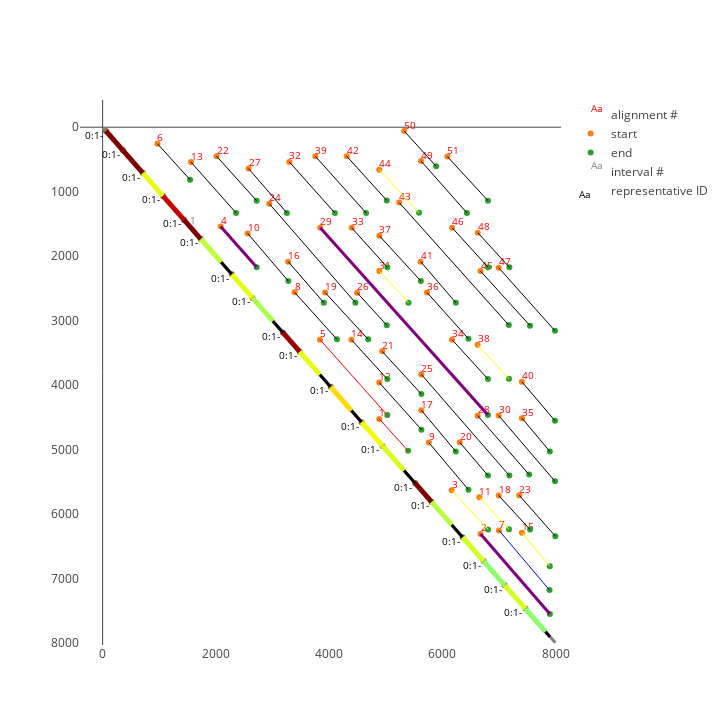

Notebook cell for this chart:
### Code cell
v.show(2345, dot_plot=True)

### Figure 1 — Plotly figure (JSON) as saved in the notebook; plotly's stock layout.template omitted (floating-point values rounded to 4 significant figures)
{"data": [{"mode": "text", "name": "alignment #", "text": ["1", "2", "3", "4", "5", "6", "7", "8", "9", "10", "11", "12", "13", "14", "15", "16", "17", "18", "19", "20", "21", "22", "23", "24", "25", "26", "27", "28", "29", "30", "31", "32", "33", "34", "35", "36", "37", "38", "39", "40", "41", "42", "43", "44", "45", "46", "47", "48", "49", "50", "51"], "textfont": {"color": "red", "size": 10}, "textposition": "top right", "type": "scatter", "uid": "b4bc3ed3-415e-4bc8-aff5-8edfae238694", "x": [4884, 6673, 6162, 2084, 3838, 968, 6997, 3389, 5759, 2560, 6651, 4884, 1559, 4392, 7403, 3275, 5627, 6993, 3927, 6305, 4936, 2011, 7356, 2942, 5627, 4493, 2577, 6621, 3842, 6993, 4884, 3296, 4398, 6168, 7404, 5726, 4885, 6621, 3756, 7403, 5615, 4310, 5236, 4884, 6672, 6172, 6993, 6623, 5622, 5324, 6087], "y": [4522, 6305, 5627, 1540, 3293, 256, 6250, 2560, 4889, 1646, 5736, 3959, 540, 3293, 6285, 2084, 4388, 5709, 2561, 4885, 3475, 449, 5706, 1186, 3832, 2565, 642, 4472, 1559, 4470, 2231, 538, 1560, 3293, 4510, 2561, 1681, 3373, 451, 3947, 2084, 451, 1169, 658, 2231, 1559, 2178, 1635, 525, 59, 456]}, {"mode": "markers", "name": "start", "type": "scatter", "uid": "41958bad-eca2-475c-a147-db660928f024", "x": [4884, 6673, 6162, 2084, 3838, 968, 6997, 3389, 5759, 2560, 6651, 4884, 1559, 4392, 7403, 3275, 5627, 6993, 3927, 6305, 4936, 2011, 7356, 2942, 5627, 4493, 2577, 6621, 3842, 6993, 4884, 3296, 4398, 6168, 7404, 5726, 4885, 6621, 3756, 7403, 5615, 4310, 5236, 4884, 6672, 6172, 6993, 6623, 5622, 5324, 6087], "y": [4522, 6305, 5627, 1540, 3293, 256, 6250, 2560, 4889, 1646, 5736, 3959, 540, 3293, 6285, 2084, 4388, 5709, 2561, 4885, 3475, 449, 5706, 1186, 3832, 2565, 642, 4472, 1559, 4470, 2231, 538, 1560, 3293, 4510, 2561, 1681, 3373, 451, 3947, 2084, 451, 1169, 658, 2231, 1559, 2178, 1635, 525, 59, 456]}, {"mode": "markers", "name": "end", "type": "scatter", "uid": "fd898440-351e-4230-bb0a-90bb9cca5059", "x": [5394, 7897, 6804, 2720, 5026, 1544, 7891, 4137, 6459, 3279, 7175, 5629, 2356, 5026, 7895, 3905, 6236, 7546, 4689, 6804, 5628, 2720, 7993, 4463, 7182, 5017, 3253, 7531, 6804, 7987, 5401, 4100, 5026, 6804, 7896, 6459, 5619, 7175, 4652, 7987, 6236, 5017, 7172, 5587, 7546, 6804, 7987, 7182, 6432, 5889, 6804], "y": [5017, 7546, 6235, 2171, 4463, 815, 7175, 3288, 5619, 2386, 6231, 4689, 1329, 3905, 6804, 2720, 5026, 6237, 3289, 5400, 4137, 1141, 6340, 2720, 5401, 3069, 1329, 5385, 4462, 5490, 2720, 1329, 2171, 3904, 5026, 3279, 2386, 3900, 1329, 4550, 2720, 1135, 3068, 1327, 3076, 2170, 3157, 2171, 1329, 605, 1140]}, {"mode": "text", "name": "interval #", "text": ["1"], "textfont": {"color": "grey", "size": 10}, "textposition": "top right", "type": "scatter", "uid": "2acb8ab4-dd1c-4149-a517-270fa145a578", "x": [1540], "y": [1540]}, {"mode": "text", "name": "representative ID", "text": ["0:1- ", "0:1- ", "0:1- ", "0:1- ", "0:1- ", "0:1- ", "0:1- ", "0:1- ", "0:1- ", "0:1- ", "0:1- ", "0:1- ", "0:1- ", "0:1- ", "0:1- ", "0:1- ", "0:1- ", "0:1- ", "0:1- "], "textfont": {"color": "black", "size": 10}, "textposition": "bottom left", "type": "scatter", "uid": "c11cb5a8-9f1c-4e53-ad4b-af2a1a99f994", "x": [59, 354, 711, 1064, 1437, 1733, 2281, 2646, 3181, 3480, 4025, 4573, 4941, 5517, 5808, 6356, 6726, 7097, 7466], "y": [59, 354, 711, 1064, 1437, 1733, 2281, 2646, 3181, 3480, 4025, 4573, 4941, 5517, 5808, 6356, 6726, 7097, 7466]}, {"hoverinfo": "text", "showlegend": false, "text": ["0:1-<br>[59, 354] (295 bp)<br>diff = 0.354", "0:1-<br>[354, 711] (357 bp)<br>diff = 0.335", "0:1-<br>[711, 1064] (353 bp)<br>diff = 0.21", "0:1-<br>[1064, 1438] (374 bp)<br>diff = 0.312", "0:1-<br>[1437, 1730] (293 bp)<br>diff = 0.333", "0:1-<br>[1733, 2093] (360 bp)<br>diff = 0.193", "0:1-<br>[2281, 2646] (365 bp)<br>diff = 0.209", "0:1-<br>[2646, 3005] (359 bp)<br>diff = 0.186", "0:1-<br>[3181, 3480] (299 bp)<br>diff = 0.325", "0:1-<br>[3480, 3836] (356 bp)<br>diff = 0.209", "0:1-<br>[4025, 4392] (367 bp)<br>diff = 0.226", "0:1-<br>[4573, 4941] (368 bp)<br>diff = 0.214", "0:1-<br>[4941, 5322] (381 bp)<br>diff = 0.204", "0:1-<br>[5517, 5806] (289 bp)<br>diff = 0.341", "0:1-<br>[5808, 6166] (358 bp)<br>diff = 0.191", "0:1-<br>[6356, 6726] (370 bp)<br>diff = 0.202", "0:1-<br>[6726, 7097] (371 bp)<br>diff = 0.174", "0:1-<br>[7097, 7466] (369 bp)<br>diff = 0.202", "0:1-<br>[7466, 7819] (353 bp)<br>diff = 0.172"], "type": "scatter", "uid": "933d42c2-4734-4e8d-a711-9e696c4120e8", "x": [59, 354, 711, 1064, 1437, 1733, 2281, 2646, 3181, 3480, 4025, 4573, 4941, 5517, 5808, 6356, 6726, 7097, 7466], "y": [59, 354, 711, 1064, 1437, 1733, 2281, 2646, 3181, 3480, 4025, 4573, 4941, 5517, 5808, 6356, 6726, 7097, 7466]}], "layout": {"height": 725, "hovermode": "closest", "shapes": [{"line": {"color": "grey", "width": 3}, "type": "line", "x0": 0, "x1": 7993, "xref": "x", "y0": 0, "y1": 7993, "yref": "y"}, {"line": {"color": "black", "width": 3}, "type": "line", "x0": 1540, "x1": 7897, "xref": "x", "y0": 1540, "y1": 7897, "yref": "y"}, {"line": {"color": "red", "width": 1}, "type": "line", "x0": 4884, "x1": 5394, "xref": "x", "y0": 4522, "y1": 5017, "yref": "y"}, {"line": {"color": "purple", "width": 3}, "type": "line", "x0": 6673, "x1": 7897, "xref": "x", "y0": 6305, "y1": 7546, "yref": "y"}, {"line": {"color": "yellow", "width": 1}, "type": "line", "x0": 6162, "x1": 6804, "xref": "x", "y0": 5627, "y1": 6235, "yref": "y"}, {"line": {"color": "purple", "width": 3}, "type": "line", "x0": 2084, "x1": 2720, "xref": "x", "y0": 1540, "y1": 2171, "yref": "y"}, {"line": {"color": "red", "width": 1}, "type": "line", "x0": 3838, "x1": 5026, "xref": "x", "y0": 3293, "y1": 4463, "yref": "y"}, {"line": {"color": "black", "width": 1}, "type": "line", "x0": 968, "x1": 1544, "xref": "x", "y0": 256, "y1": 815, "yref": "y"}, {"line": {"color": "blue", "width": 1}, "type": "line", "x0": 6997, "x1": 7891, "xref": "x", "y0": 6250, "y1": 7175, "yref": "y"}, {"line": {"color": "black", "width": 1}, "type": "line", "x0": 3389, "x1": 4137, "xref": "x", "y0": 2560, "y1": 3288, "yref": "y"}, {"line": {"color": "black", "width": 1}, "type": "line", "x0": 5759, "x1": 6459, "xref": "x", "y0": 4889, "y1": 5619, "yref": "y"}, {"line": {"color": "black", "width": 1}, "type": "line", "x0": 2560, "x1": 3279, "xref": "x", "y0": 1646, "y1": 2386, "yref": "y"}, {"line": {"color": "yellow", "width": 1}, "type": "line", "x0": 6651, "x1": 7175, "xref": "x", "y0": 5736, "y1": 6231, "yref": "y"}, {"line": {"color": "black", "width": 1}, "type": "line", "x0": 4884, "x1": 5629, "xref": "x", "y0": 3959, "y1": 4689, "yref": "y"}, {"line": {"color": "black", "width": 1}, "type": "line", "x0": 1559, "x1": 2356, "xref": "x", "y0": 540, "y1": 1329, "yref": "y"}, {"line": {"color": "black", "width": 1}, "type": "line", "x0": 4392, "x1": 5026, "xref": "x", "y0": 3293, "y1": 3905, "yref": "y"}, {"line": {"color": "yellow", "width": 1}, "type": "line", "x0": 7403, "x1": 7895, "xref": "x", "y0": 6285, "y1": 6804, "yref": "y"}, {"line": {"color": "black", "width": 1}, "type": "line", "x0": 3275, "x1": 3905, "xref": "x", "y0": 2084, "y1": 2720, "yref": "y"}, {"line": {"color": "black", "width": 1}, "type": "line", "x0": 5627, "x1": 6236, "xref": "x", "y0": 4388, "y1": 5026, "yref": "y"}, {"line": {"color": "black", "width": 1}, "type": "line", "x0": 6993, "x1": 7546, "xref": "x", "y0": 5709, "y1": 6237, "yref": "y"}, {"line": {"color": "black", "width": 1}, "type": "line", "x0": 3927, "x1": 4689, "xref": "x", "y0": 2561, "y1": 3289, "yref": "y"}, {"line": {"color": "black", "width": 1}, "type": "line", "x0": 6305, "x1": 6804, "xref": "x", "y0": 4885, "y1": 5400, "yref": "y"}, {"line": {"color": "black", "width": 1}, "type": "line", "x0": 4936, "x1": 5628, "xref": "x", "y0": 3475, "y1": 4137, "yref": "y"}, {"line": {"color": "black", "width": 1}, "type": "line", "x0": 2011, "x1": 2720, "xref": "x", "y0": 449, "y1": 1141, "yref": "y"}, {"line": {"color": "black", "width": 1}, "type": "line", "x0": 7356, "x1": 7993, "xref": "x", "y0": 5706, "y1": 6340, "yref": "y"}, {"line": {"color": "black", "width": 1}, "type": "line", "x0": 2942, "x1": 4463, "xref": "x", "y0": 1186, "y1": 2720, "yref": "y"}, {"line": {"color": "black", "width": 1}, "type": "line", "x0": 5627, "x1": 7182, "xref": "x", "y0": 3832, "y1": 5401, "yref": "y"}, {"line": {"color": "black", "width": 1}, "type": "line", "x0": 4493, "x1": 5017, "xref": "x", "y0": 2565, "y1": 3069, "yref": "y"}, {"line": {"color": "black", "width": 1}, "type": "line", "x0": 2577, "x1": 3253, "xref": "x", "y0": 642, "y1": 1329, "yref": "y"}, {"line": {"color": "black", "width": 1}, "type": "line", "x0": 6621, "x1": 7531, "xref": "x", "y0": 4472, "y1": 5385, "yref": "y"}, {"line": {"color": "purple", "width": 3}, "type": "line", "x0": 3842, "x1": 6804, "xref": "x", "y0": 1559, "y1": 4462, "yref": "y"}, {"line": {"color": "black", "width": 1}, "type": "line", "x0": 6993, "x1": 7987, "xref": "x", "y0": 4470, "y1": 5490, "yref": "y"}, {"line": {"color": "yellow", "width": 1}, "type": "line", "x0": 4884, "x1": 5401, "xref": "x", "y0": 2231, "y1": 2720, "yref": "y"}, {"line": {"color": "black", "width": 1}, "type": "line", "x0": 3296, "x1": 4100, "xref": "x", "y0": 538, "y1": 1329, "yref": "y"}, {"line": {"color": "black", "width": 1}, "type": "line", "x0": 4398, "x1": 5026, "xref": "x", "y0": 1560, "y1": 2171, "yref": "y"}, {"line": {"color": "black", "width": 1}, "type": "line", "x0": 6168, "x1": 6804, "xref": "x", "y0": 3293, "y1": 3904, "yref": "y"}, {"line": {"color": "black", "width": 1}, "type": "line", "x0": 7404, "x1": 7896, "xref": "x", "y0": 4510, "y1": 5026, "yref": "y"}, {"line": {"color": "black", "width": 1}, "type": "line", "x0": 5726, "x1": 6459, "xref": "x", "y0": 2561, "y1": 3279, "yref": "y"}, {"line": {"color": "black", "width": 1}, "type": "line", "x0": 4885, "x1": 5619, "xref": "x", "y0": 1681, "y1": 2386, "yref": "y"}, {"line": {"color": "yellow", "width": 1}, "type": "line", "x0": 6621, "x1": 7175, "xref": "x", "y0": 3373, "y1": 3900, "yref": "y"}, {"line": {"color": "black", "width": 1}, "type": "line", "x0": 3756, "x1": 4652, "xref": "x", "y0": 451, "y1": 1329, "yref": "y"}, {"line": {"color": "black", "width": 1}, "type": "line", "x0": 7403, "x1": 7987, "xref": "x", "y0": 3947, "y1": 4550, "yref": "y"}, {"line": {"color": "black", "width": 1}, "type": "line", "x0": 5615, "x1": 6236, "xref": "x", "y0": 2084, "y1": 2720, "yref": "y"}, {"line": {"color": "black", "width": 1}, "type": "line", "x0": 4310, "x1": 5017, "xref": "x", "y0": 451, "y1": 1135, "yref": "y"}, {"line": {"color": "black", "width": 1}, "type": "line", "x0": 5236, "x1": 7172, "xref": "x", "y0": 1169, "y1": 3068, "yref": "y"}, {"line": {"color": "yellow", "width": 1}, "type": "line", "x0": 4884, "x1": 5587, "xref": "x", "y0": 658, "y1": 1327, "yref": "y"}, {"line": {"color": "black", "width": 1}, "type": "line", "x0": 6672, "x1": 7546, "xref": "x", "y0": 2231, "y1": 3076, "yref": "y"}, {"line": {"color": "black", "width": 1}, "type": "line", "x0": 6172, "x1": 6804, "xref": "x", "y0": 1559, "y1": 2170, "yref": "y"}, {"line": {"color": "black", "width": 1}, "type": "line", "x0": 6993, "x1": 7987, "xref": "x", "y0": 2178, "y1": 3157, "yref": "y"}, {"line": {"color": "black", "width": 1}, "type": "line", "x0": 6623, "x1": 7182, "xref": "x", "y0": 1635, "y1": 2171, "yref": "y"}, {"line": {"color": "black", "width": 1}, "type": "line", "x0": 5622, "x1": 6432, "xref": "x", "y0": 525, "y1": 1329, "yref": "y"}, {"line": {"color": "black", "width": 1}, "type": "line", "x0": 5324, "x1": 5889, "xref": "x", "y0": 59, "y1": 605, "yref": "y"}, {"line": {"color": "black", "width": 1}, "type": "line", "x0": 6087, "x1": 6804, "xref": "x", "y0": 456, "y1": 1140, "yref": "y"}, {"line": {"color": "#800000", "width": 5}, "type": "line", "x0": 59, "x1": 354, "xref": "x", "y0": 59, "y1": 354, "yref": "y"}, {"line": {"color": "#800000", "width": 5}, "type": "line", "x0": 354, "x1": 711, "xref": "x", "y0": 354, "y1": 711, "yref": "y"}, {"line": {"color": "#e7ff0f", "width": 5}, "type": "line", "x0": 711, "x1": 1064, "xref": "x", "y0": 711, "y1": 1064, "yref": "y"}, {"line": {"color": "#c80000", "width": 5}, "type": "line", "x0": 1064, "x1": 1438, "xref": "x", "y0": 1064, "y1": 1438, "yref": "y"}, {"line": {"color": "#800000", "width": 5}, "type": "line", "x0": 1437, "x1": 1730, "xref": "x", "y0": 1437, "y1": 1730, "yref": "y"}, {"line": {"color": "#beff39", "width": 5}, "type": "line", "x0": 1733, "x1": 2093, "xref": "x", "y0": 1733, "y1": 2093, "yref": "y"}, {"line": {"color": "#e4ff13", "width": 5}, "type": "line", "x0": 2281, "x1": 2646, "xref": "x", "y0": 2281, "y1": 2646, "yref": "y"}, {"line": {"color": "#aaff4d", "width": 5}, "type": "line", "x0": 2646, "x1": 3005, "xref": "x", "y0": 2646, "y1": 3005, "yref": "y"}, {"line": {"color": "#9b0000", "width": 5}, "type": "line", "x0": 3181, "x1": 3480, "xref": "x", "y0": 3181, "y1": 3480, "yref": "y"}, {"line": {"color": "#e4ff13", "width": 5}, "type": "line", "x0": 3480, "x1": 3836, "xref": "x", "y0": 3480, "y1": 3836, "yref": "y"}, {"line": {"color": "#ffdb00", "width": 5}, "type": "line", "x0": 4025, "x1": 4392, "xref": "x", "y0": 4025, "y1": 4392, "yref": "y"}, {"line": {"color": "#f1fc06", "width": 5}, "type": "line", "x0": 4573, "x1": 4941, "xref": "x", "y0": 4573, "y1": 4941, "yref": "y"}, {"line": {"color": "#d7ff1f", "width": 5}, "type": "line", "x0": 4941, "x1": 5322, "xref": "x", "y0": 4941, "y1": 5322, "yref": "y"}, {"line": {"color": "#800000", "width": 5}, "type": "line", "x0": 5517, "x1": 5806, "xref": "x", "y0": 5517, "y1": 5806, "yref": "y"}, {"line": {"color": "#b7ff40", "width": 5}, "type": "line", "x0": 5808, "x1": 6166, "xref": "x", "y0": 5808, "y1": 6166, "yref": "y"}, {"line": {"color": "#d4ff23", "width": 5}, "type": "line", "x0": 6356, "x1": 6726, "xref": "x", "y0": 6356, "y1": 6726, "yref": "y"}, {"line": {"color": "#8dff6a", "width": 5}, "type": "line", "x0": 6726, "x1": 7097, "xref": "x", "y0": 6726, "y1": 7097, "yref": "y"}, {"line": {"color": "#d4ff23", "width": 5}, "type": "line", "x0": 7097, "x1": 7466, "xref": "x", "y0": 7097, "y1": 7466, "yref": "y"}, {"line": {"color": "#8aff6d", "width": 5}, "type": "line", "x0": 7466, "x1": 7819, "xref": "x", "y0": 7466, "y1": 7819, "yref": "y"}], "width": 725, "xaxis": {"range": [-399.7, 8093], "showgrid": false, "type": "linear"}, "yaxis": {"autorange": true, "range": [8027.0, -421.5], "showgrid": false, "type": "linear"}}}
